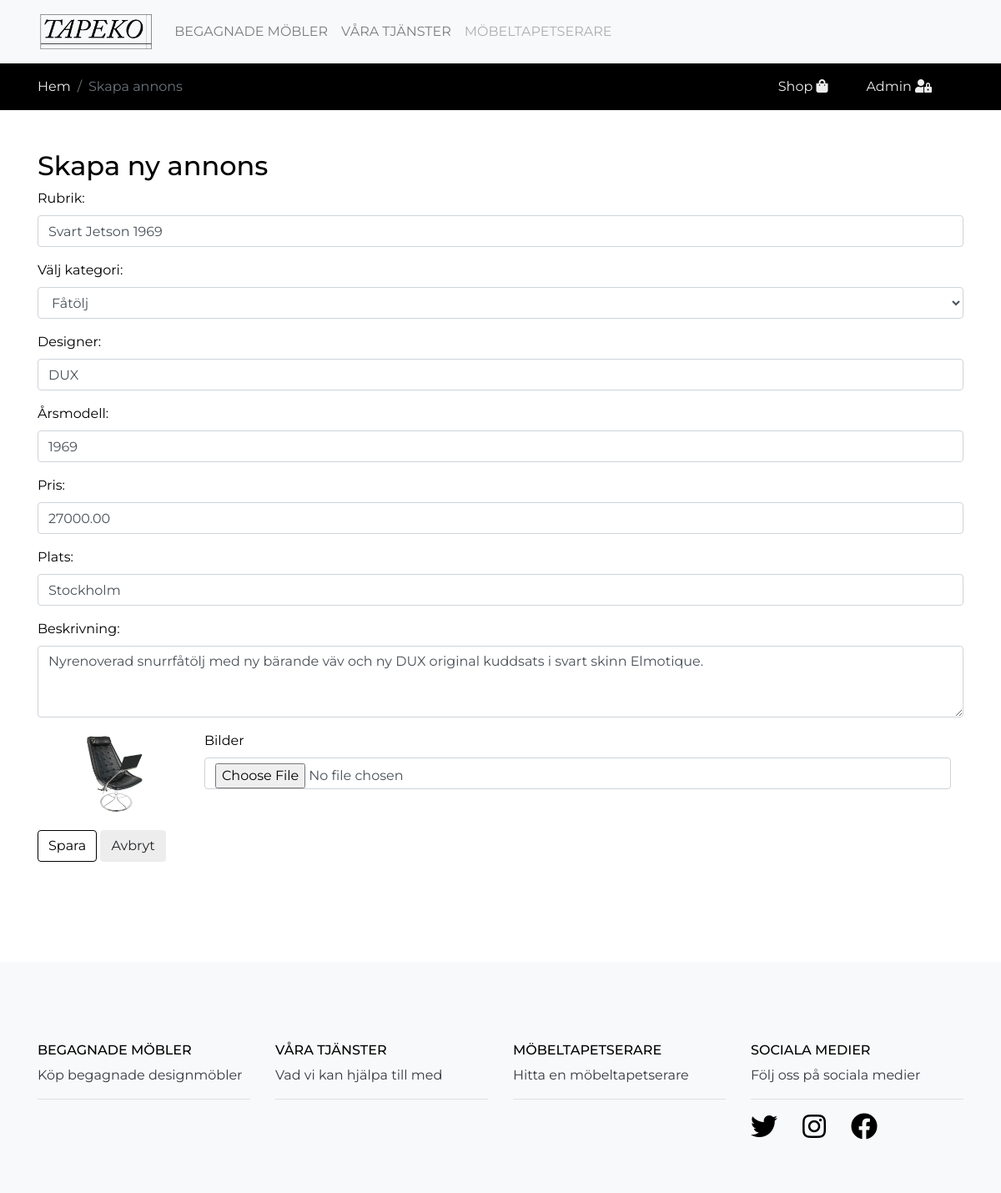
The page /edit.php?id=1 on the database its author committed.
### tables this page shows
CREATE TABLE `products` 
( 
  `product_id` BIGINT NOT NULL AUTO_INCREMENT , 
  `product_name` VARCHAR(50) NOT NULL , 
  `product_type` VARCHAR(50) NOT NULL , 
  `product_desc` VARCHAR(1000) NOT NULL , 
  `product_designer` VARCHAR(50) NOT NULL , 
  `product_price` DECIMAL(18,2) NOT NULL , 
  `product_year` INT NOT NULL , 
  `product_location` VARCHAR(50) NOT NULL , 
  `image_url` varchar(500) NOT NULL DEFAULT 'images/default/default.jpg',
  `added_by_userid` INT NOT NULL DEFAULT 1,
  `date_added` DATETIME DEFAULT CURRENT_TIMESTAMP,
  PRIMARY KEY (`product_id`)
);

### backend/functions/select-id.php (called while the page is built)
<?php
    if (isset($_GET['id']))
    {
    $sql = 'SELECT * FROM products WHERE product_id = :id';
    $stmt = $dbh->prepare($sql);
    $stmt->bindValue(':id', $_GET['id']);
    $stmt->execute();
    $row = $stmt->fetch();
}
?>

### edit.php (the view, shortened to what this page needs)
<?php
 require_once 'backend/config/db.php';
 require_once 'backend/functions/select-id.php';
?>
<!DOCTYPE html>
<html lang="sv">
<head>
  <link rel="stylesheet" href="assets/css/bootstrap.min.css">
  <link rel="stylesheet" href="assets/css/jquery-ui.min.css">
  <link rel="stylesheet" href="assets/css/all.min.css">
  <link rel="stylesheet" href="assets/css/custom.css">
</head>
<body>
    <nav class="navbar navbar-expand-lg navbar-light bg-light">
        <div class="container fluid">
            <a class="navbar-brand" href="index.php"><img src="assets/images/tapeko.png" height="50" alt="TAPEKO logo"></a>
                  <div class="collapse navbar-collapse" id="navbarNav">
                    <ul class="navbar-nav">
                      <li class="nav-item">
                        <a class="nav-link" aria-current="page" href="products.php">BEGAGNADE MÖBLER</a>
                      </li>
                      <li class="nav-item">
                        <a class="nav-link" href="product-detail.php">VÅRA TJÄNSTER</a>
                      </li>
                      <li class="nav-item">
                        <a class="nav-link disabled" href="#" tabindex="-1" aria-disabled="true">MÖBELTAPETSERARE</a>
                      </li>
                    </ul>
              </div>
          </div>
      </nav>
        <nav class="navbar d-flex pt-2" style="background-color: black">
        <div class="container fluid">
        <div class="d-flex flex-row bd-highlight"   <a class="text-start" <ol class="breadcrumb"> <li class="breadcrumb-item"><a href="index.php" class="text-decoration-none">Hem</a></li>
            <li class="breadcrumb-item active" aria-current="page">Skapa annons</li> </ol></a> </div>
          <div class="d-flex flex-row-reverse bd-highlight">
          <div class="p-2 bd-highlight text-light"> <a href="admin.php?user=1" class="text-decoration-none"> Admin <i class="fas fa-user-lock"></i></a></div>
          <div class="p-2 bd-highlight text-light"><a href="products.php" class="text-decoration-none"> Shop <i class="fas fa-shopping-bag"></i></a></div>
        </div>
        </div>
        </nav>
    <div class="container fluid my-5">
      <form action="edit.php" method="post" enctype="multipart/form-data">
      <h2>Skapa ny annons</h2>
          <div class="form-group">
              <label for="product_name">Rubrik:</label>
              <input value="<?php echo $row['product_name']; ?>" id="product_name" name="product_name" class="form-control" placeholder="Inkludera sökord som t.ex. märke, designer, årgång" required>
          </div>
          <div class="form-group">
              <label for="product_type">Välj kategori:</label>
              <select id="product_type" name="product_type" class="form-control" required>
                  <option value="Fåtölj"<?php if ($row['product_type'] == 'Fåtölj') echo ' selected="selected"'; ?>>Fåtölj</option>
              </select>
          </div>
          <div class="form-group">
              <label for="product_designer">Designer:</label>
              <input value="<?php echo $row['product_designer']; ?>" name="product_designer" id="product_designer" class="form-control" placeholder="Vilken designer har skapat möbeln" required>
          </div>
          <div class="form-group">
              <label for="product_year">Årsmodell:</label>
              <input value="<?php echo $row['product_year']; ?>" type="number" name="product_year" id="product_year" class="form-control" placeholder="Vilken årsgång var den skapad" required>
          </div>
          <div class="form-group">
              <label for="product_price">Pris:</label>
              <input value="<?php echo $row['product_price']; ?>" type="number" name="product_price" id="product_price" class="form-control" placeholder="Endast fast pris" required step="any">
          </div>
          <div class="form-group">
              <label for="product_location">Plats:</label>
              <input value="<?php echo $row['product_location']; ?>" name="product_location" id="product_location" class="form-control" placeholder="Var finns möbeln att hämta" required>
          </div>
          <div class="form-group">
              <label for="product_desc">Beskrivning:</label>
              <textarea id="product_desc" name="product_desc" class="form-control" rows="3" required><?php echo $row['product_desc']; ?></textarea>
          </div>
          <div class="form-group">
              <div class="container">
                <div class="row">
                    <div class="col-2">
                        <img src="<?php echo $row['image_url']; ?>" class="card-img-top" alt="...">
                    </div>
                    <div class="col-10">
                        <label for="image">Bilder</label>
                         <input type="file" class="form-control" rows="3" id="image-uploader" name="image">
                    </div>
                </div>
              </div>
          </div>
          <button class="btn btn-outline-secondary" name="update" type="submit">Spara</button>
          <a href="admin.php?user=1" class="btn btn-primary" name="cancel" type="button">Avbryt</a>
      </form>
    </div>
<br>
</body>
<footer class=" text-start bg-light">
  <div class="container mt-5 pt-5 pb-5">
    <section class="">
      <div class="row">
               <div class="col-lg-3 col-md-10 mb-10 mb-md-10">
          <h6 class="text-uppercase pt-5">BEGAGNADE MÖBLER</h6>
          <ul class="list-unstyled mb-1">
            <li>
              <a href="#!" class="text-dark text-decoration-none">Köp begagnade designmöbler</a>
            </li>
          </ul>
          <hr class="divider pb-5">
        </div>
         <div class="col-lg-3 col-md-10 mb-10 mb-md-10">
          <h6 class="text-uppercase pt-5">VÅRA TJÄNSTER</h6>
          <ul class="list-unstyled mb-1">
            <li>
              <a href="#!" class="text-dark text-decoration-none">Vad vi kan hjälpa till med</a>
            </li>
          </ul>
          <hr class="divider pb-5">
        </div>
        <div class="col-lg-3 col-md-10 mb-10 mb-md-10">
          <h6 class="text-uppercase pt-5">MÖBELTAPETSERARE</h6>
          <ul class="list-unstyled mb-1">
            <li>
              <a href="#!" class="text-dark text-decoration-none">Hitta en möbeltapetserare</a>
            </li>
          </ul>
          <hr class="divider pb-5">
        </div>
         <div class="col-lg-3 col-md-10 mb-10 mb-md-10">
          <h6 class="text-uppercase pt-5">SOCIALA MEDIER</h6>
          <ul class="list-unstyled mb-1">
            <li>
              <a href="#!" class="text-dark text-decoration-none">Följ oss på sociala medier</a>
            </li>
          <hr class="divider">
          <ul class="list-group list-unstyled list-group-horizontal mb-1">
          <li><i class="fab fa-twitter fa-2x"></i></li>
          <li><i class="fab fa-instagram fa-2x"></i></li>
          <li><i class="fab fa-facebook fa-2x"></i></li>
          </ul>
        </div>
      </div>
    </section>
  </div>
</footer>
</html>

### assets/css/custom.css (style rules this page uses)
body { font-family: 'Montserrat', sans-serif; }
i { padding-right: 30px; }

### rows shown on the page
products: product_name "Svart Jetson 1969", product_type "Fåtölj", product_designer "DUX", product_year "1969", product_price "27000.00", product_location "Stockholm", product_desc "Nyrenoverad snurrfåtölj med ny bärande väv och ny DUX original kuddsats i svart skinn Elmotique.", image_url (placeholder picture)
